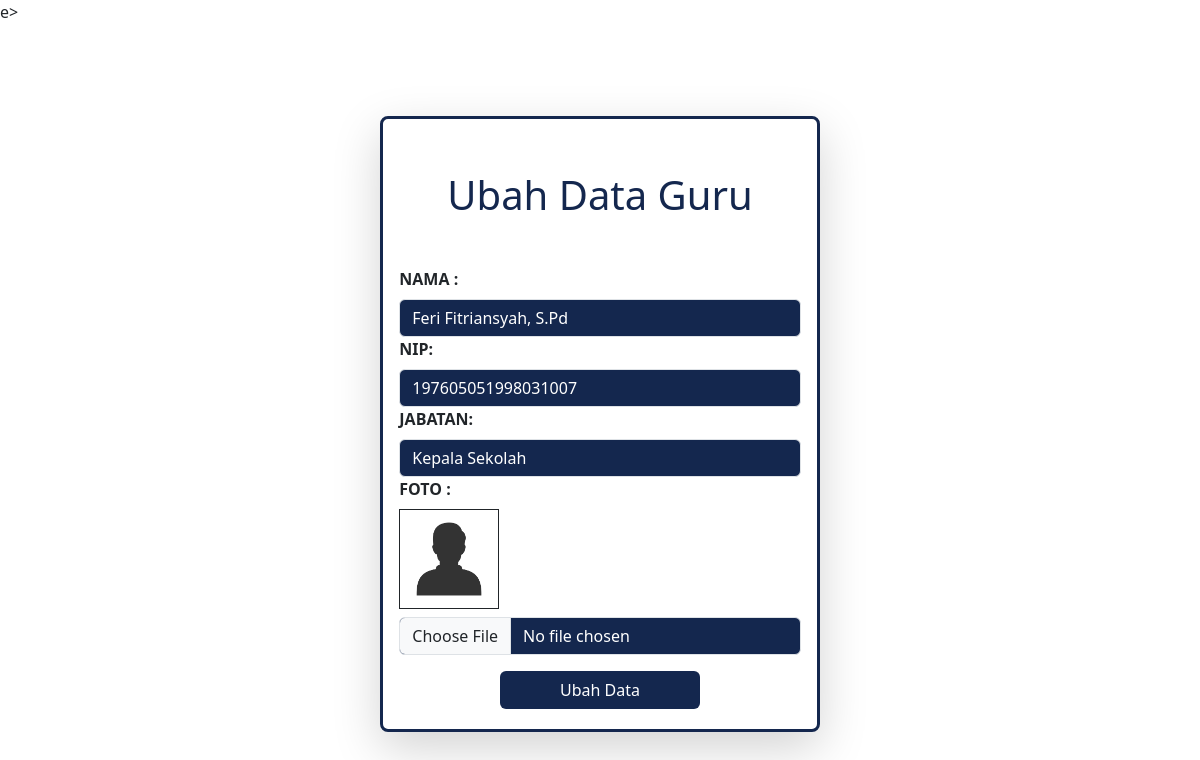
/set_guru/ubah.php?id=21 (signed in), run on the app's committed database.
### tables this page shows
CREATE TABLE `guru` (
  `id` int(11) NOT NULL,
  `nama` varchar(50) NOT NULL,
  `nip` varchar(50) NOT NULL,
  `jabatan` varchar(50) NOT NULL,
  `foto` varchar(100) NOT NULL
);

### admin/functions.php (called while the page is built, shortened)
<?php
$db = mysqli_connect("localhost", "root", "", "dbSekolah");
function query($query)
{
    global $db;
    $result = mysqli_query($db, $query);
    $rows = [];
    while ($row = mysqli_fetch_assoc($result)) {
        $rows[] = $row;
    }
    return $rows;
}

### set_guru/ubah.php (the view, shortened to what this page needs)
<?php
require '../admin/functions.php';
$id = $_GET["id"];
$gr = query("SELECT * FROM guru WHERE id = $id")[0];
?>
<!DOCTYPE html>
<html lang="en">
<head>
    <link href="https://cdn.jsdelivr.net/npm/bootstrap@5.3.2/dist/css/bootstrap.min.css" rel="stylesheet">
</head>
<body>
    <div class="container d-flex justify-content-center align-items-center min-vh-100">
        <div class="row border rounded-3 p-1 bg-white shadow-lg box-area" style="border: 3px solid #14274E !important;">
            <form action="" method="post" enctype="multipart/form-data">
                <h1 class="m-5 text-bold" style="color: #14274E;">Ubah Data Guru</h1>
                <div>
                    <label class="form-label" for="nama"> NAMA : </label>
                    <input class="form-control text-white" type="text" name="nama" id="nama" required value="<?= $gr["nama"]; ?>">
                </div>
                <div>
                    <label class="form-label" for="nip"> NIP: </label>
                    <input class="form-control text-white" type="text" name="nip" id="nip" required value="<?= $gr["nip"]; ?>">
                </div>
                <div>
                    <label class="form-label" for="jabatan"> JABATAN: </label>
                    <input class="form-control text-white" type="text" name="jabatan" id="jabatan" required value="<?= $gr["jabatan"]; ?>">
                </div>
                <div class="mb-3">
                    <label class="form-label" for="foto"> FOTO : </label>
                    <div class="mb-2">
                        <img src="../guru/image/<?= $gr['foto']; ?>" width="100" class="border border-dark">
                    </div>
                    <input class="form-control text-white" type="file" name="foto" id="foto">
                </div>
                <div class="d-grid z col-6 mx-auto mb-3">
                    <button class="btn text-white" style="background: #14274E;" type="submit" name="submit">Ubah Data</button>
                </div>
            </form>
        </div>
    </div>
</body>
</html>

### set_guru/ubah.php (style rules this page uses)
label { font-weight: 600; }
.form-control, .form-select { background: #14274E !important; color: #fff }

### data on the page
guru: nama "Feri Fitriansyah, S.Pd", nip "197605051998031007", jabatan "Kepala Sekolah", foto (picture)
